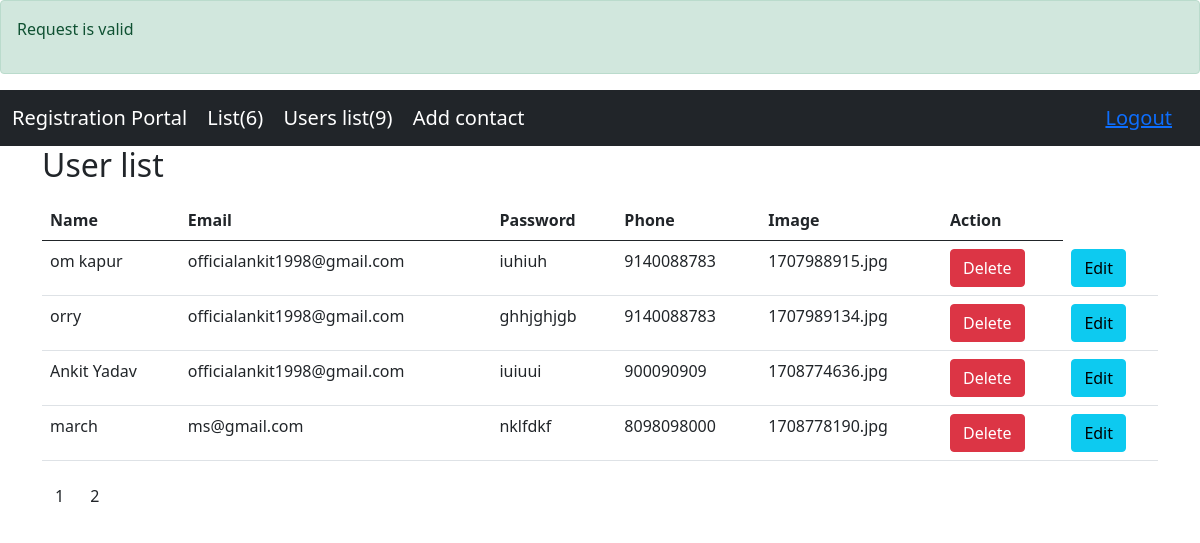
The app's page /list.php?page=2 (signed in) with its own data.
### tables this page shows
CREATE TABLE `users` (
  `id` int NOT NULL,
  `name` varchar(255) DEFAULT NULL,
  `email` varchar(255) DEFAULT NULL,
  `password` text,
  `phone` varchar(255) DEFAULT NULL,
  `created_date` datetime NOT NULL DEFAULT CURRENT_TIMESTAMP,
  `updated_date` datetime NOT NULL DEFAULT CURRENT_TIMESTAMP,
  `is_active` int NOT NULL DEFAULT '1',
  `image` varchar(255) DEFAULT NULL
);

### list.php (the view, shortened to what this page needs)
<?php
include('./connection.php');
$query =" SELECT COUNT(id) as total_count FROM users ";
$result =mysqli_query($connection,$query);
while($row =mysqli_fetch_assoc($result)){
  $count =$row['total_count'];
}
$total_records =$count;
$limit = 5;
$total_page =$total_records / $limit;
$approx =ceil($total_page);
$current_page = 1;
if(isset($_GET['page']) && !empty($_GET['page'])){
  $current_page =$_GET['page'];
}
$offset =($current_page - 1) * $limit ;
$query =' SELECT * FROM users limit '.$limit.' OFFSET '.$offset ;
$result =mysqli_query($connection,$query);
$output =[];
while($row =mysqli_fetch_assoc($result)){
    $output[] =$row;
}
$msg =false;
if(isset($_SESSION['success']) && !empty($_SESSION['success'])){
  $msg =$_SESSION['success'];
}
?>
<!DOCTYPE html>
<html lang="en">
<html lang="en">
<head>
<link href="https://cdn.jsdelivr.net/npm/bootstrap@5.0.2/dist/css/bootstrap.min.css" rel="stylesheet">
</head>
<body>
<?php if($msg){ ?>
  <div class="alert alert-success">
    <p><?php echo $msg; ?></p>
  </div>
<?php } ?>
<?php include('./navbar.php'); ?>
<div class="container">
  <h2>User list</h2>
  <table class="table">
    <thead>
      <tr>
        <th>Name</th>
        <th>Email</th>
        <th>Password</th>
        <th>Phone</th>
        <th>Image</th>
        <th>Action</th>
      </tr>
    </thead>
    <tbody>
        <?php foreach($output as $key => $value){ ?>
        <tr>
            <td><?php echo $value['name']; ?></td>
            <td><?php echo $value['email']; ?></td>
            <td><?php echo $value['password']; ?></td>
            <td><?php echo $value['phone']; ?></td>
            <td><?php echo $value['image']; ?></td>
            <td><a href="http://localhost/assignment3/delete.php?id=<?php echo $value['id']; ?>" class="btn btn-danger" role="button">Delete</a></td>
            <td><a href="http://localhost/assignment3/edit.php?id=<?php echo $value['id']; ?>" class="btn btn-info" role="button">Edit</a></td>
        </tr>
      <?php } ?>
    </tbody>
  </table>
  <ul class="pagination">
    <?php for($i=1; $i<=$approx; $i++){ ?>
   <li><a type="button" class="btn btn-submit" href="http://localhost/assignment3/list.php?page=<?php echo $i; ?>"><?php echo $i; ?></a></li>
  <?php } ?>
    </ul>
</div>
</body>
</html>

### records on screen
users: name "om kapur", email "officialankit1998@gmail.com", password "iuhiuh", phone "9140088783", image "1707988915.jpg"
users: name "orry", email "officialankit1998@gmail.com", password "ghhjghjgb", phone "9140088783", image "1707989134.jpg"
users: name "Ankit Yadav", email "officialankit1998@gmail.com", password "iuiuui", phone "900090909", image "1708774636.jpg"
users: name "march", email "ms@gmail.com", password "nklfdkf", phone "8098098000", image "1708778190.jpg"

### other values on screen
$msg "Request is valid"
$count "6"
$count_users "9"
